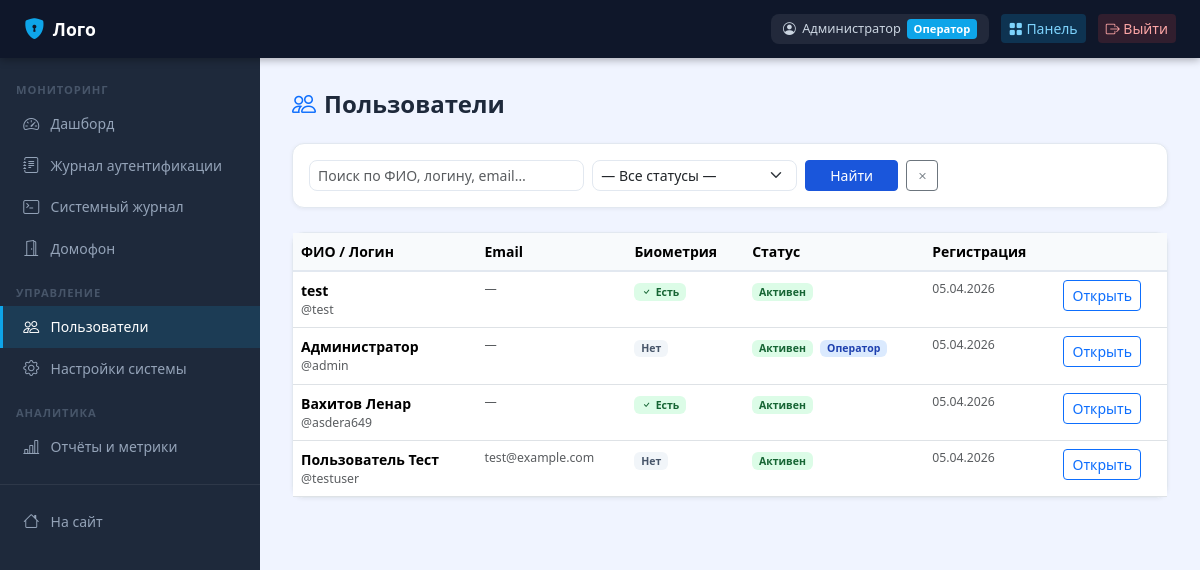
The page /operator/users/ (signed in) on the database its author committed.
### apps/accounts/models.py (models this page shows, shortened)
class CustomUser(AbstractUser):
    patronymic = models.CharField('Отчество', max_length=150, blank=True)
    phone = models.CharField('Телефон', max_length=20, blank=True)
    is_operator = models.BooleanField('Оператор', default=False)
    is_biometric_registered = models.BooleanField('Биометрия зарегистрирована', default=False)
    failed_attempts = models.PositiveIntegerField('Неудачных попыток', default=0)
    locked_until = models.DateTimeField('Заблокирован до', null=True, blank=True)
    created_at = models.DateTimeField('Дата регистрации', auto_now_add=True)
    class Meta:
        verbose_name = 'Пользователь'
        verbose_name_plural = 'Пользователи'
    def get_full_name_ru(self):
        parts = [self.last_name, self.first_name, self.patronymic]
        return ' '.join(p for p in parts if p) or self.username
    def is_locked(self):
        if self.locked_until and self.locked_until > timezone.now():
            return True
        return False

### apps/operator/views.py (the view)
    @login_required
    def wrapped(request, *args, **kwargs):
        if not request.user.is_operator and not request.user.is_superuser:
            messages.error(request, 'Доступ запрещён. Требуются права оператора.')
            return redirect('home')
        return view_func(request, *args, **kwargs)

### apps/operator/views.py (called while the page is built)
def operator_required(view_func):
    @login_required
    def wrapped(request, *args, **kwargs):
        if not request.user.is_operator and not request.user.is_superuser:
            messages.error(request, 'Доступ запрещён. Требуются права оператора.')
            return redirect('home')
        return view_func(request, *args, **kwargs)
    return wrapped

### templates/operator/users_list.html (shortened to what this page needs)
{% extends "operator/base_operator.html" %}
{% block op_content %}
<div class="page-header">
  <h1><i class="bi bi-people me-2 text-primary"></i>Пользователи</h1>
</div>
<div class="card mb-4">
  <div style="padding:1rem">
    <form method="get" class="row g-2 align-items-end">
      <div class="col-md-4">
        <input type="text" name="q" value="{{ search }}" class="form-control form-control-sm" placeholder="Поиск по ФИО, логину, email…">
      </div>
      <div class="col-md-3">
        <select name="status" class="form-select form-select-sm">
          <option value="">— Все статусы —</option>
        </select>
      </div>
      <div class="col-md-2 d-flex gap-2">
        <button type="submit" class="btn btn-primary btn-sm flex-grow-1">Найти</button>
        <a href="{% url 'users_list' %}" class="btn btn-outline-secondary btn-sm"><i class="bi bi-x"></i></a>
      </div>
    </form>
  </div>
</div>
<div class="card">
  <div style="overflow-x:auto">
    <table class="table mb-0">
      <thead><tr><th>ФИО / Логин</th><th>Email</th><th>Биометрия</th><th>Статус</th><th>Регистрация</th><th></th></tr></thead>
      <tbody>
        {% for u in page %}
        <tr>
          <td>
            <div class="fw-semibold">{{ u.get_full_name_ru }}</div>
            <div class="text-muted small">@{{ u.username }}</div>
          </td>
          <td class="text-muted small">{{ u.email|default:"—" }}</td>
          <td>
            {% if u.is_biometric_registered %}<span class="badge badge-success"><i class="bi bi-check me-1"></i>Есть</span>
            {% else %}<span class="badge badge-secondary">Нет</span>{% endif %}
          </td>
          <td>
            {% if not u.is_active %}<span class="badge badge-danger">Неактивен</span>
            {% elif u.is_locked %}<span class="badge badge-warning">Заблокирован</span>
            {% else %}<span class="badge badge-success">Активен</span>{% endif %}
            {% if u.is_operator %}<span class="badge badge-info ms-1">Оператор</span>{% endif %}
          </td>
          <td class="text-muted small">{{ u.created_at|date:"d.m.Y" }}</td>
          <td><a href="{% url 'user_detail' u.pk %}" class="btn btn-sm btn-outline-primary">Открыть</a></td>
        </tr>
        {% empty %}<tr><td colspan="6" class="text-center text-muted py-4">Пользователи не найдены</td></tr>{% endfor %}
      </tbody>
    </table>
  </div>
</div>
{% endblock %}

### templates/base.html (shortened to what this page needs)
<!DOCTYPE html>
<html lang="ru">
<head>
{% load static %}
<link href="https://cdnjs.cloudflare.com/ajax/libs/bootstrap/5.3.2/css/bootstrap.min.css" rel="stylesheet">
<link href="https://cdnjs.cloudflare.com/ajax/libs/bootstrap-icons/1.11.3/font/bootstrap-icons.min.css" rel="stylesheet">
</head>
<body>
{% block topbar %}
<nav class="topbar">
  <a href="{% url 'home' %}" class="brand"><i class="bi bi-shield-lock-fill"></i>Лого</a>
  <div class="ms-auto">
    {% if user.is_authenticated %}
      <div class="user-badge">
        <i class="bi bi-person-circle"></i>
        {{ user.get_full_name_ru }}
        {% if user.is_operator or user.is_superuser %}<span class="role">Оператор</span>{% endif %}
      </div>
      {% if user.is_operator or user.is_superuser %}
        <a href="{% url 'operator_dashboard' %}" class="btn btn-sm" style="background:rgba(14,165,233,.2);color:#7dd3fc;border:none;">
          <i class="bi bi-grid-fill"></i> Панель
        </a>
      {% endif %}
      <a href="{% url 'logout' %}" class="btn btn-sm" style="background:rgba(239,68,68,.15);color:#fca5a5;border:none;">
        <i class="bi bi-box-arrow-right"></i> Выйти
      </a>
    {% endif %}
  </div>
</nav>
{% endblock %}
{% block layout %}
<div class="main-wrap {% block sidebar_class %}no-sidebar{% endblock %}">
  {% block sidebar %}{% endblock %}
  <div class="page-content">
    {% block content %}{% endblock %}
  </div>
</div>
{% endblock %}
</body>
</html>

### templates/base.html (style rules this page uses)
:root { --primary: #1a56db; --primary-dark: #1341b2; --accent: #0ea5e9; --success: #059669; --danger: #dc2626; --warning: #d97706; --bg: #f0f4ff; --card-bg: #ffffff; --text: #1e293b; --muted: #64748b; --border: #e2e8f0; --sidebar-w: 260px; }
body { background: var(--bg); color: var(--text); font-family: 'Segoe UI', system-ui, sans-serif; min-height: 100vh; }
.topbar { background: #0f172a; color: #f1f5f9; height: 58px; position: fixed; top: 0; left: 0; right: 0; z-index: 1000; display: flex; align-items: center; padding: 0 1.5rem; gap: 1rem; box-shadow: 0 2px 8px rgba(0,0,0,.3); }
.topbar .brand { font-weight: 700; font-size: 1.1rem; color: #fff; text-decoration: none; display: flex; align-items: center; gap: .5rem; }
.topbar .brand i { color: var(--accent); font-size: 1.3rem; }
.topbar .ms-auto { margin-left: auto !important; display: flex; align-items: center; gap: .75rem; }
.topbar .user-badge { background: rgba(255,255,255,.08); border-radius: 8px; padding: .3rem .75rem; font-size: .8rem; color: #cbd5e1; display: flex; align-items: center; gap: .4rem; }
.topbar .user-badge .role { background: var(--accent); color: #fff; border-radius: 4px; padding: .1rem .4rem; font-size: .7rem; font-weight: 600; }
.main-wrap { margin-left: var(--sidebar-w); padding-top: 58px; min-height: 100vh; }
.page-content { padding: 2rem; }
.card { border: 1px solid var(--border); border-radius: 12px; box-shadow: 0 1px 4px rgba(0,0,0,.06); }
.badge-success { background: #dcfce7; color: #166534; }
.badge-info { background: #dbeafe; color: #1e40af; }
.badge-secondary { background: #f1f5f9; color: #475569; }
.table { font-size: .875rem; }
.table thead th { background: #f8fafc; font-weight: 600; border-bottom: 2px solid var(--border); }
.form-control, .form-select { border-color: var(--border); border-radius: 8px; }
.btn-primary { background: var(--primary); border-color: var(--primary); }
.page-header { display: flex; align-items: center; justify-content: space-between; margin-bottom: 1.5rem; }
.page-header h1 { font-size: 1.5rem; font-weight: 700; margin: 0; }

### rows shown on the page
CustomUser: get_full_name_ru "Администратор", username "admin", email "—", is_biometric_registered "Нет", is_active "Активен", is_operator "Оператор", created_at "05.04.2026"
CustomUser: get_full_name_ru "test", username "test", email "—", is_biometric_registered True (drawn), is_active "Активен", created_at "05.04.2026"
CustomUser: get_full_name_ru "Вахитов Ленар", username "asdera649", email "—", is_biometric_registered True (drawn), is_active "Активен", created_at "05.04.2026"
CustomUser: get_full_name_ru "Пользователь Тест", username "testuser", email "test@example.com", is_biometric_registered "Нет", is_active "Активен", created_at "05.04.2026"
